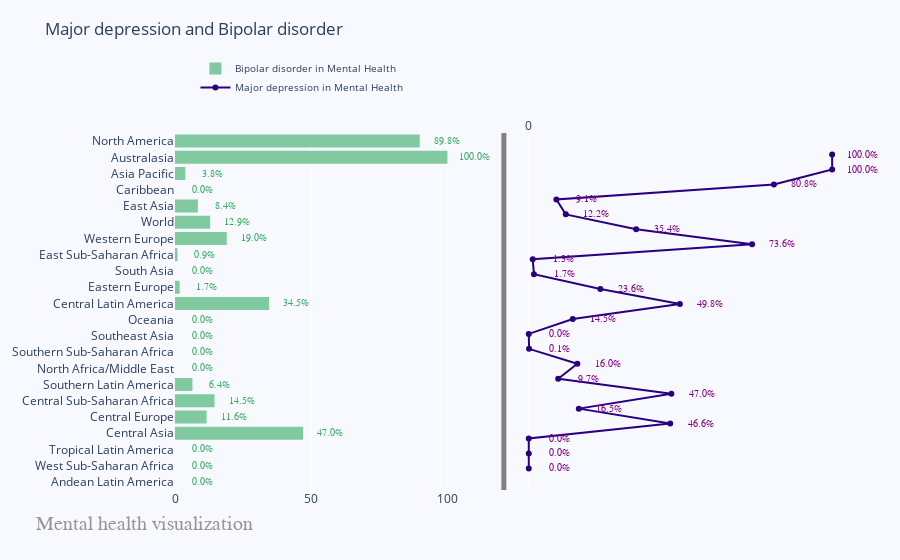

Source (notebook cell):
### Markdown cell above
# 6- Amazing Dynamik Subplot with Plotly and go

### Code cell
fig = make_subplots(rows=1, cols=2, specs=[[{}, {}]], shared_xaxes=True,
                    shared_yaxes=False, vertical_spacing=0.001)

x1 = ["Andean Latin America", "West Sub-Saharan Africa", "Tropical Latin America", "Central Asia", "Central Europe",
    "Central Sub-Saharan Africa", "Southern Latin America", "North Africa/Middle East", "Southern Sub-Saharan Africa",
    "Southeast Asia", "Oceania", "Central Latin America", "Eastern Europe", "South Asia", "East Sub-Saharan Africa",
    "Western Europe", "World", "East Asia", "Caribbean", "Asia Pacific", "Australasia", "North America"]

fig.append_trace(go.Bar(
    x=df2["Bipolar disorder"],
    y=x1,
    marker=dict(
        color='rgba(50, 171, 96, 0.6)',
        line=dict(
            color='rgba(20, 10, 56, 1.0)',
            width=0),
    ),
    name='Bipolar disorder in Mental Health',
    orientation='h',
), 1, 1)

fig.append_trace(go.Scatter(
    x=df2["Major depression"], y=x1,
    mode='lines+markers',
    line_color='rgb(40, 0, 128)',
    name='Major depression in Mental Health',
), 1, 2)

fig.update_layout(
    title='Major depression and Bipolar disorder',
    yaxis=dict(
        showgrid=False,
        showline=False,
        showticklabels=True,
        domain=[0, 0.85],
    ),
    yaxis2=dict(
        showgrid=False,
        showline=True,
        showticklabels=False,
        linecolor='rgba(102, 102, 102, 0.8)',
        linewidth=5,
        domain=[0, 0.85],
    ),
    xaxis=dict(
        zeroline=False,
        showline=False,
        showticklabels=True,
        showgrid=True,
        domain=[0, 0.45],
    ),
    xaxis2=dict(
        zeroline=False,
        showline=False,
        showticklabels=True,
        showgrid=True,
        domain=[0.47, 1],
        side='top',
        dtick=10000,
    ),
    legend=dict(x=0.029, y=1.038, font_size=10),
    margin=dict(l=100, r=20, t=70, b=70),
    paper_bgcolor='rgb(248, 248, 255)',
    plot_bgcolor='rgb(248, 248, 255)',
)

annotations = []


# Adding labels
for ydn, yd, xd in zip(df2["Major depression"], df2["Bipolar disorder"], x1):
    # labeling the scatter savings
    annotations.append(dict(xref='x2', yref='y2',
                            y=xd, x=ydn+10,
                            text='{:,}'.format(ydn) + '%',
                            font=dict(family='Arial', size=10,
                                      color='rgb(128, 0, 128)'),
                            showarrow=False))
    # labeling the bar net worth
    annotations.append(dict(xref='x1', yref='y1',
                            y=xd, x=yd+10 ,
                            text=str(yd) + '%',
                            font=dict(family='Arial', size=10,
                                      color='rgb(50, 171, 96)'),
                            showarrow=False))
# Source
annotations.append(dict(xref='paper', yref='paper',
                        x=-0.2, y=-0.109,
                        text="Mental health visualization",
                        font=dict(family='Arial', size=20, color='rgb(150,150,150)'),
                        showarrow=False))

fig.update_layout(annotations=annotations)

fig.show()

### Figure 1 — Plotly figure (JSON) as saved in the notebook; plotly's stock layout.template omitted (floating-point values rounded to 4 significant figures)
{"data": [{"marker": {"color": "rgba(50, 171, 96, 0.6)", "line": {"color": "rgba(20, 10, 56, 1.0)", "width": 0}}, "name": "Bipolar disorder in Mental Health", "orientation": "h", "x": [0.0, 0.0, 0.0, 47.0, 11.6, 14.5, 6.4, 0.0, 0.0, 0.0, 0.0, 34.5, 1.7, 0.0, 0.9, 19.0, 12.9, 8.4, 0.0, 3.8, 100.0, 89.8], "y": ["Andean Latin America", "West Sub-Saharan Africa", "Tropical Latin America", "Central Asia", "Central Europe", "Central Sub-Saharan Africa", "Southern Latin America", "North Africa/Middle East", "Southern Sub-Saharan Africa", "Southeast Asia", "Oceania", "Central Latin America", "Eastern Europe", "South Asia", "East Sub-Saharan Africa", "Western Europe", "World", "East Asia", "Caribbean", "Asia Pacific", "Australasia", "North America"], "type": "bar", "xaxis": "x", "yaxis": "y"}, {"line": {"color": "rgb(40, 0, 128)"}, "mode": "lines+markers", "name": "Major depression in Mental Health", "x": [0.0, 0.0, 0.0, 46.6, 16.5, 47.0, 9.7, 16.0, 0.1, 0.0, 14.5, 49.8, 23.6, 1.7, 1.3, 73.6, 35.4, 12.2, 9.1, 80.8, 100.0, 100.0], "y": ["Andean Latin America", "West Sub-Saharan Africa", "Tropical Latin America", "Central Asia", "Central Europe", "Central Sub-Saharan Africa", "Southern Latin America", "North Africa/Middle East", "Southern Sub-Saharan Africa", "Southeast Asia", "Oceania", "Central Latin America", "Eastern Europe", "South Asia", "East Sub-Saharan Africa", "Western Europe", "World", "East Asia", "Caribbean", "Asia Pacific", "Australasia", "North America"], "type": "scatter", "xaxis": "x2", "yaxis": "y2"}], "layout": {"xaxis": {"anchor": "y", "domain": [0.0, 0.45], "zeroline": false, "showline": false, "showticklabels": true, "showgrid": true}, "yaxis": {"anchor": "x", "domain": [0, 0.85], "showgrid": false, "showline": false, "showticklabels": true}, "xaxis2": {"anchor": "y2", "domain": [0.47, 1], "zeroline": false, "showline": false, "showticklabels": true, "showgrid": true, "side": "top", "dtick": 10000}, "yaxis2": {"anchor": "x2", "domain": [0, 0.85], "showgrid": false, "showline": true, "showticklabels": false, "linecolor": "rgba(102, 102, 102, 0.8)", "linewidth": 5}, "legend": {"font": {"size": 10}, "x": 0.029, "y": 1.038}, "margin": {"l": 100, "r": 20, "t": 70, "b": 70}, "title": {"text": "Major depression and Bipolar disorder"}, "paper_bgcolor": "rgb(248, 248, 255)", "plot_bgcolor": "rgb(248, 248, 255)", "annotations": [{"font": {"color": "rgb(128, 0, 128)", "family": "Arial", "size": 10}, "showarrow": false, "text": "0.0%", "x": 10.0, "xref": "x2", "y": "Andean Latin America", "yref": "y2"}, {"font": {"color": "rgb(50, 171, 96)", "family": "Arial", "size": 10}, "showarrow": false, "text": "0.0%", "x": 10.0, "xref": "x", "y": "Andean Latin America", "yref": "y"}, {"font": {"color": "rgb(128, 0, 128)", "family": "Arial", "size": 10}, "showarrow": false, "text": "0.0%", "x": 10.0, "xref": "x2", "y": "West Sub-Saharan Africa", "yref": "y2"}, {"font": {"color": "rgb(50, 171, 96)", "family": "Arial", "size": 10}, "showarrow": false, "text": "0.0%", "x": 10.0, "xref": "x", "y": "West Sub-Saharan Africa", "yref": "y"}, {"font": {"color": "rgb(128, 0, 128)", "family": "Arial", "size": 10}, "showarrow": false, "text": "0.0%", "x": 10.0, "xref": "x2", "y": "Tropical Latin America", "yref": "y2"}, {"font": {"color": "rgb(50, 171, 96)", "family": "Arial", "size": 10}, "showarrow": false, "text": "0.0%", "x": 10.0, "xref": "x", "y": "Tropical Latin America", "yref": "y"}, {"font": {"color": "rgb(128, 0, 128)", "family": "Arial", "size": 10}, "showarrow": false, "text": "46.6%", "x": 56.6, "xref": "x2", "y": "Central Asia", "yref": "y2"}, {"font": {"color": "rgb(50, 171, 96)", "family": "Arial", "size": 10}, "showarrow": false, "text": "47.0%", "x": 57.0, "xref": "x", "y": "Central Asia", "yref": "y"}, {"font": {"color": "rgb(128, 0, 128)", "family": "Arial", "size": 10}, "showarrow": false, "text": "16.5%", "x": 26.5, "xref": "x2", "y": "Central Europe", "yref": "y2"}, {"font": {"color": "rgb(50, 171, 96)", "family": "Arial", "size": 10}, "showarrow": false, "text": "11.6%", "x": 21.6, "xref": "x", "y": "Central Europe", "yref": "y"}, {"font": {"color": "rgb(128, 0, 128)", "family": "Arial", "size": 10}, "showarrow": false, "text": "47.0%", "x": 57.0, "xref": "x2", "y": "Central Sub-Saharan Africa", "yref": "y2"}, {"font": {"color": "rgb(50, 171, 96)", "family": "Arial", "size": 10}, "showarrow": false, "text": "14.5%", "x": 24.5, "xref": "x", "y": "Central Sub-Saharan Africa", "yref": "y"}, {"font": {"color": "rgb(128, 0, 128)", "family": "Arial", "size": 10}, "showarrow": false, "text": "9.7%", "x": 19.7, "xref": "x2", "y": "Southern Latin America", "yref": "y2"}, {"font": {"color": "rgb(50, 171, 96)", "family": "Arial", "size": 10}, "showarrow": false, "text": "6.4%", "x": 16.4, "xref": "x", "y": "Southern Latin America", "yref": "y"}, {"font": {"color": "rgb(128, 0, 128)", "family": "Arial", "size": 10}, "showarrow": false, "text": "16.0%", "x": 26.0, "xref": "x2", "y": "North Africa/Middle East", "yref": "y2"}, {"font": {"color": "rgb(50, 171, 96)", "family": "Arial", "size": 10}, "showarrow": false, "text": "0.0%", "x": 10.0, "xref": "x", "y": "North Africa/Middle East", "yref": "y"}, {"font": {"color": "rgb(128, 0, 128)", "family": "Arial", "size": 10}, "showarrow": false, "text": "0.1%", "x": 10.1, "xref": "x2", "y": "Southern Sub-Saharan Africa", "yref": "y2"}, {"font": {"color": "rgb(50, 171, 96)", "family": "Arial", "size": 10}, "showarrow": false, "text": "0.0%", "x": 10.0, "xref": "x", "y": "Southern Sub-Saharan Africa", "yref": "y"}, {"font": {"color": "rgb(128, 0, 128)", "family": "Arial", "size": 10}, "showarrow": false, "text": "0.0%", "x": 10.0, "xref": "x2", "y": "Southeast Asia", "yref": "y2"}, {"font": {"color": "rgb(50, 171, 96)", "family": "Arial", "size": 10}, "showarrow": false, "text": "0.0%", "x": 10.0, "xref": "x", "y": "Southeast Asia", "yref": "y"}, {"font": {"color": "rgb(128, 0, 128)", "family": "Arial", "size": 10}, "showarrow": false, "text": "14.5%", "x": 24.5, "xref": "x2", "y": "Oceania", "yref": "y2"}, {"font": {"color": "rgb(50, 171, 96)", "family": "Arial", "size": 10}, "showarrow": false, "text": "0.0%", "x": 10.0, "xref": "x", "y": "Oceania", "yref": "y"}, {"font": {"color": "rgb(128, 0, 128)", "family": "Arial", "size": 10}, "showarrow": false, "text": "49.8%", "x": 59.8, "xref": "x2", "y": "Central Latin America", "yref": "y2"}, {"font": {"color": "rgb(50, 171, 96)", "family": "Arial", "size": 10}, "showarrow": false, "text": "34.5%", "x": 44.5, "xref": "x", "y": "Central Latin America", "yref": "y"}, {"font": {"color": "rgb(128, 0, 128)", "family": "Arial", "size": 10}, "showarrow": false, "text": "23.6%", "x": 33.6, "xref": "x2", "y": "Eastern Europe", "yref": "y2"}, {"font": {"color": "rgb(50, 171, 96)", "family": "Arial", "size": 10}, "showarrow": false, "text": "1.7%", "x": 11.7, "xref": "x", "y": "Eastern Europe", "yref": "y"}, {"font": {"color": "rgb(128, 0, 128)", "family": "Arial", "size": 10}, "showarrow": false, "text": "1.7%", "x": 11.7, "xref": "x2", "y": "South Asia", "yref": "y2"}, {"font": {"color": "rgb(50, 171, 96)", "family": "Arial", "size": 10}, "showarrow": false, "text": "0.0%", "x": 10.0, "xref": "x", "y": "South Asia", "yref": "y"}, {"font": {"color": "rgb(128, 0, 128)", "family": "Arial", "size": 10}, "showarrow": false, "text": "1.3%", "x": 11.3, "xref": "x2", "y": "East Sub-Saharan Africa", "yref": "y2"}, {"font": {"color": "rgb(50, 171, 96)", "family": "Arial", "size": 10}, "showarrow": false, "text": "0.9%", "x": 10.9, "xref": "x", "y": "East Sub-Saharan Africa", "yref": "y"}, {"font": {"color": "rgb(128, 0, 128)", "family": "Arial", "size": 10}, "showarrow": false, "text": "73.6%", "x": 83.6, "xref": "x2", "y": "Western Europe", "yref": "y2"}, {"font": {"color": "rgb(50, 171, 96)", "family": "Arial", "size": 10}, "showarrow": false, "text": "19.0%", "x": 29.0, "xref": "x", "y": "Western Europe", "yref": "y"}, {"font": {"color": "rgb(128, 0, 128)", "family": "Arial", "size": 10}, "showarrow": false, "text": "35.4%", "x": 45.4, "xref": "x2", "y": "World", "yref": "y2"}, {"font": {"color": "rgb(50, 171, 96)", "family": "Arial", "size": 10}, "showarrow": false, "text": "12.9%", "x": 22.9, "xref": "x", "y": "World", "yref": "y"}, {"font": {"color": "rgb(128, 0, 128)", "family": "Arial", "size": 10}, "showarrow": false, "text": "12.2%", "x": 22.2, "xref": "x2", "y": "East Asia", "yref": "y2"}, {"font": {"color": "rgb(50, 171, 96)", "family": "Arial", "size": 10}, "showarrow": false, "text": "8.4%", "x": 18.4, "xref": "x", "y": "East Asia", "yref": "y"}, {"font": {"color": "rgb(128, 0, 128)", "family": "Arial", "size": 10}, "showarrow": false, "text": "9.1%", "x": 19.1, "xref": "x2", "y": "Caribbean", "yref": "y2"}, {"font": {"color": "rgb(50, 171, 96)", "family": "Arial", "size": 10}, "showarrow": false, "text": "0.0%", "x": 10.0, "xref": "x", "y": "Caribbean", "yref": "y"}, {"font": {"color": "rgb(128, 0, 128)", "family": "Arial", "size": 10}, "showarrow": false, "text": "80.8%", "x": 90.8, "xref": "x2", "y": "Asia Pacific", "yref": "y2"}, {"font": {"color": "rgb(50, 171, 96)", "family": "Arial", "size": 10}, "showarrow": false, "text": "3.8%", "x": 13.8, "xref": "x", "y": "Asia Pacific", "yref": "y"}, {"font": {"color": "rgb(128, 0, 128)", "family": "Arial", "size": 10}, "showarrow": false, "text": "100.0%", "x": 110.0, "xref": "x2", "y": "Australasia", "yref": "y2"}, {"font": {"color": "rgb(50, 171, 96)", "family": "Arial", "size": 10}, "showarrow": false, "text": "100.0%", "x": 110.0, "xref": "x", "y": "Australasia", "yref": "y"}, {"font": {"color": "rgb(128, 0, 128)", "family": "Arial", "size": 10}, "showarrow": false, "text": "100.0%", "x": 110.0, "xref": "x2", "y": "North America", "yref": "y2"}, {"font": {"color": "rgb(50, 171, 96)", "family": "Arial", "size": 10}, "showarrow": false, "text": "89.8%", "x": 99.8, "xref": "x", "y": "North America", "yref": "y"}, {"font": {"color": "rgb(150,150,150)", "family": "Arial", "size": 20}, "showarrow": false, "text": "Mental health visualization", "x": -0.2, "xref": "paper", "y": -0.109, "yref": "paper"}]}}
